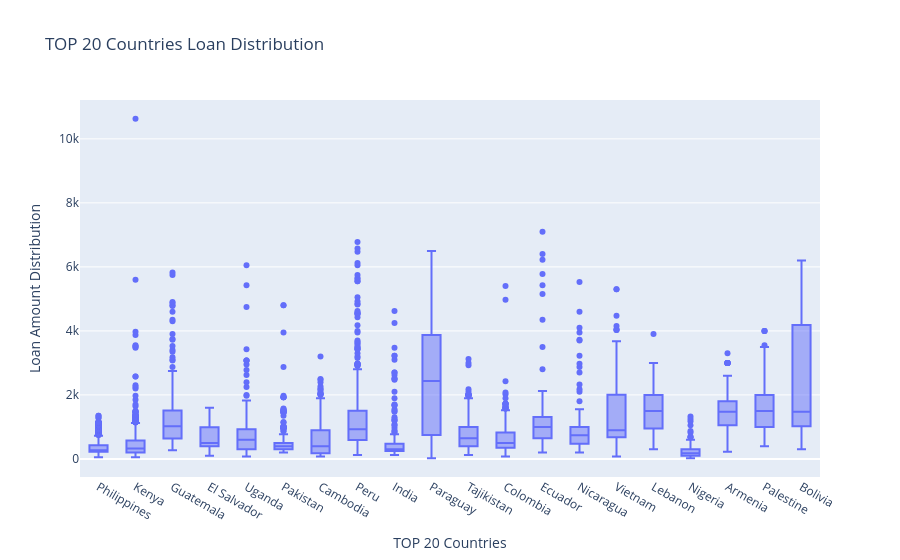

The notebook cell this image was saved under:
### Markdown cell above
# <p style="background-color:#8502d1; font-family:calibri; color:white; font-size:150%; text-align:center; border-radius:15px 50px;">Top 20 Countries Loan Distribution

### Code cell
# Filtering data for the top 20 countries by loan count and loan amount less than 20000
trace = go.Box(
    x=df_kiva.loc[(df_kiva.country.isin(country_counts[:20].index.values)) & \
                             (df_kiva['loan_amount'] < 20000)]['country'],
    y=df_kiva.loc[(df_kiva.country.isin(country_counts[:20].index.values)) & \
                  (df_kiva['loan_amount'] < 20000)]['loan_amount'], 
    name="TOP 20 Countries Loan Distribution", showlegend=False)

# Combining trace into data list
data = [trace]

# Defining layout settings for the plot
layout = go.Layout(
    yaxis=dict(
        title="Loan Amount Distribution"  # Title for y-axis
    ),
    xaxis=dict(
        title="TOP 20 Countries"  # Title for x-axis
    ),
    title="TOP 20 Countries Loan Distribution"  # Title of the plot
)

# Combining data and layout into a Figure object
fig = go.Figure(data=data, layout=layout)

# Plotting the figure using Plotly and generating an interactive plot
py.iplot(fig)

### Figure 1 — Plotly figure (JSON) as saved in the notebook; plotly's stock layout.template omitted (floating-point values rounded to 4 significant figures; data arrays with more than 128 entries replaced by an {"elided": "..."} marker saying what was removed)
{"data": [{"name": "TOP 20 Countries Loan Distribution", "showlegend": false, "type": "box", "x": {"elided": "7997 str values"}, "y": {"elided": "7997 int values"}}], "layout": {"title": {"text": "TOP 20 Countries Loan Distribution"}, "xaxis": {"title": {"text": "TOP 20 Countries"}}, "yaxis": {"title": {"text": "Loan Amount Distribution"}}}}
